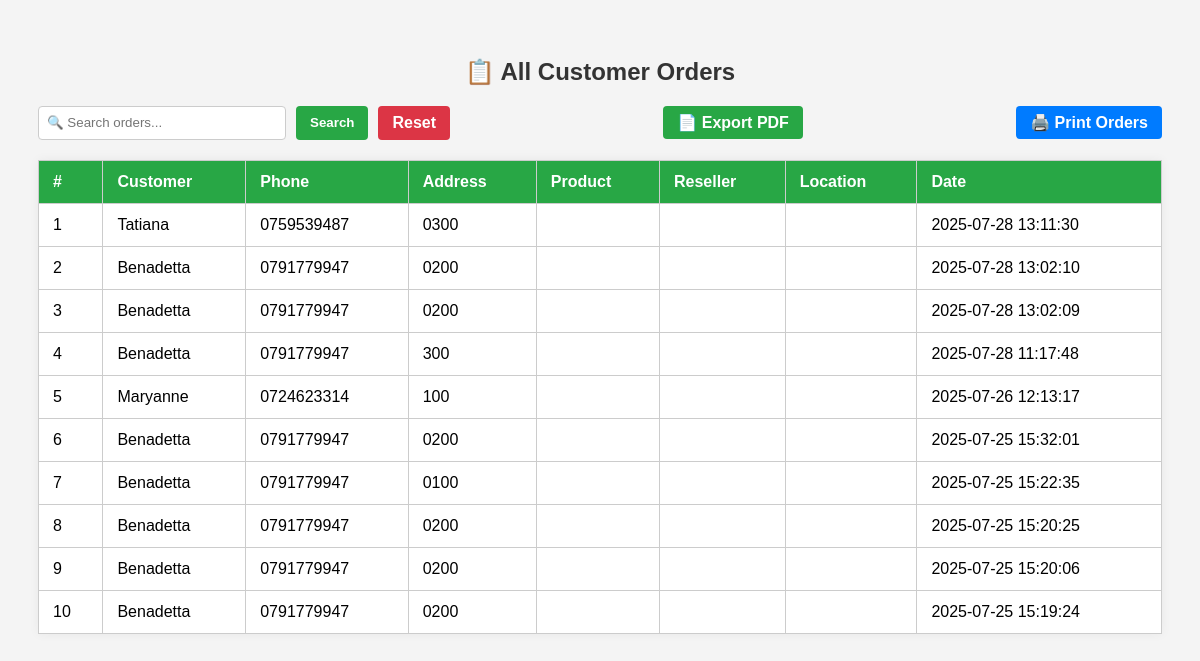
Screenshot of /admin_orders.php with the database file from the repository.
### tables this page shows
CREATE TABLE `orders` (
  `id` int(11) NOT NULL,
  `customer_name` varchar(100) DEFAULT NULL,
  `phone` varchar(20) DEFAULT NULL,
  `address` text DEFAULT NULL,
  `product_id` int(11) DEFAULT NULL,
  `order_date` datetime DEFAULT current_timestamp(),
  `created_at` timestamp NOT NULL DEFAULT current_timestamp()
);

### admin_orders.php (the view, shortened to what this page needs)
<?php
$conn = new mysqli("localhost", "root", "", "ecommerce_db");
$search = isset($_GET['search']) ? $conn->real_escape_string($_GET['search']) : '';
$sql = "
    SELECT
        o.id,
        o.customer_name,
        o.phone,
        o.address,
        p.name AS product_name,
        r.name AS reseller_name,
        r.location,
        o.created_at
    FROM orders o
    LEFT JOIN product p ON o.product_id = p.id
    LEFT JOIN resellers r ON p.reseller_id = r.id
    WHERE
        o.customer_name LIKE '%$search%' OR
        p.name LIKE '%$search%' OR
        r.name LIKE '%$search%'
    ORDER BY o.created_at DESC
";
$result = $conn->query($sql);
?>
<!DOCTYPE html>
<html>
<head>
</head>
<body>
<h2>📋 All Customer Orders</h2>
<div class="top-controls">
    <form method="GET" action="admin_orders.php">
        <input type="text" name="search" value="<?= htmlspecialchars($search) ?>" placeholder="🔍 Search orders...">
        <button type="submit">Search</button>
        <a href="admin_orders.php" class="reset">Reset</a>
    </form>
    <div class="export-btn">
        <a href="admin_export_orders.php">📄 Export PDF</a>
    </div>
    <div class="print-btn">
        <a href="#" onclick="window.print();">🖨️ Print Orders</a>
    </div>
</div>
<?php if ($result->num_rows > 0): ?>
    <table>
        <thead>
            <tr>
                <th>#</th>
                <th>Customer</th>
                <th>Phone</th>
                <th>Address</th>
                <th>Product</th>
                <th>Reseller</th>
                <th>Location</th>
                <th>Date</th>
            </tr>
        </thead>
        <tbody>
            <?php $count = 1; ?>
            <?php while($row = $result->fetch_assoc()): ?>
                <tr>
                    <td><?= $count++ ?></td>
                    <td><?= htmlspecialchars($row['customer_name']) ?></td>
                    <td><?= htmlspecialchars($row['phone']) ?></td>
                    <td><?= htmlspecialchars($row['address']) ?></td>
                    <td><?= htmlspecialchars($row['product_name']) ?></td>
                    <td><?= htmlspecialchars($row['reseller_name']) ?></td>
                    <td><?= htmlspecialchars($row['location']) ?></td>
                    <td><?= $row['created_at'] ?></td>
                </tr>
            <?php endwhile; ?>
        </tbody>
    </table>
<?php else: ?>
    <div class="no-orders">No orders found.</div>
<?php endif; ?>
</body>
</html>

### admin_orders.php (style rules this page uses)
body { font-family: Arial, sans-serif; padding: 30px; background: #f4f4f4; }
h2 { text-align: center; color: #333; }
.top-controls { display: flex; justify-content: space-between; flex-wrap: wrap; align-items: center; margin-bottom: 20px; }
.top-controls form { display: flex; gap: 10px; }
.top-controls input[type="text"] { padding: 8px; width: 230px; border-radius: 4px; border: 1px solid #ccc; }
.top-controls button, .top-controls a { padding: 8px 14px; text-decoration: none; border-radius: 4px; font-weight: bold; color: white; border: none; }
.top-controls button { background: #28a745; }
.top-controls .reset { background: #dc3545; }
.export-btn a { background: #28a745; }
.print-btn a { background: #007bff; }
table { border-collapse: collapse; width: 100%; background: white; box-shadow: 0 0 10px rgba(0,0,0,0.05); }
th, td { padding: 12px 14px; border: 1px solid #ccc; text-align: left; }
th { background: #28a745; color: white; }

### rows the page displays
orders: customer_name "Tatiana", phone "0759539487", address "0300", created_at "2025-07-28 13:11:30"
orders: customer_name "Benadetta", phone "0791779947", address "0200", created_at "2025-07-28 13:02:10"
orders: customer_name "Benadetta", phone "0791779947", address "0200", created_at "2025-07-28 13:02:09"
orders: customer_name "Benadetta", phone "0791779947", address "300", created_at "2025-07-28 11:17:48"
orders: customer_name "Maryanne", phone "0724623314", address "100", created_at "2025-07-26 12:13:17"
orders: customer_name "Benadetta", phone "0791779947", address "0200", created_at "2025-07-25 15:32:01"
orders: customer_name "Benadetta", phone "0791779947", address "0100", created_at "2025-07-25 15:22:35"
orders: customer_name "Benadetta", phone "0791779947", address "0200", created_at "2025-07-25 15:20:25"
orders: customer_name "Benadetta", phone "0791779947", address "0200", created_at "2025-07-25 15:20:06"
orders: customer_name "Benadetta", phone "0791779947", address "0200", created_at "2025-07-25 15:19:24"
